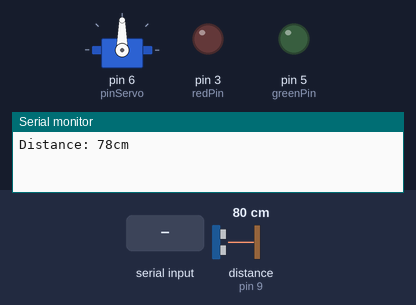
The sketch below on a simulated Arduino Uno, built with avr-gcc and run on an emulated ATmega328P. Shown: servo, output pins drawn as LEDs (lit = HIGH), the last lines printed to the serial monitor. Wiring (inferred from the names in the program): ultrasonic range finder: trigger pin 10; echo pin 9. The inputs (shaded band) are chosen by the test bench; at power-on: distance to the obstacle (sensor on pin 9) 80 cm. The echo pulse lasts 58.3 µs per cm; pins used as bus, display or sensor lines are not drawn.

Above: at 1.2 s.
1.3 s: "1\n" received over Serial
At 3.7 s:
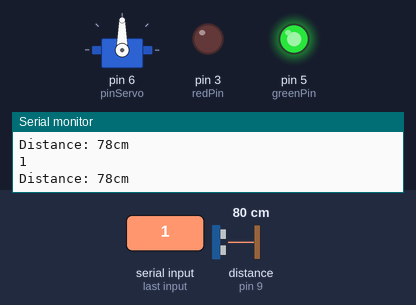
Timing chart, 0 to 5.2 s (numbered marks = the images above; inputs shaded):
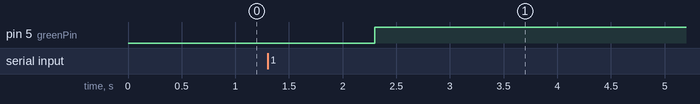

The sketch:

gatemech.ino
```cpp
#include <Servo.h>
Servo Serv;
String myCmd;
int echoPin = 9; //IR sensor digital pin
int pinServo=6; //servo motor pin
int trigPin=10;
int redPin = 3;
int greenPin = 5;
int duration;
int distance;
String one = "1";
String zero ="0";

void setup()
{
   Serv.attach(pinServo);
   pinMode(trigPin, OUTPUT); // Sets the trigPin as an OUTPUT
   pinMode(echoPin, INPUT);
   pinMode(redPin,OUTPUT);
   pinMode(greenPin,OUTPUT);
   Serial.begin(115200);
}

void loop()
{

   digitalWrite(trigPin, LOW);
   delayMicroseconds(2);
   // Sets the trigPin HIGH (ACTIVE) for 10 microseconds
   digitalWrite(trigPin, HIGH);
   delayMicroseconds(10);
   digitalWrite(trigPin, LOW);
   duration = pulseIn(echoPin, HIGH);
   // Calculating the distance
   distance = (duration * 0.034 / 2);
   Serial.print("Distance: ");
   Serial.print(distance);
   Serial.print("cm");
   Serial.println();
   while(Serial.available() == 0)
   {

   }
   myCmd = Serial.readStringUntil('\0');
   myCmd = myCmd.charAt(0);
   Serial.println(myCmd);
   if(myCmd == one)
   {
    if (distance < 12 && distance > 0)
    {
      Serv.write(2);
      digitalWrite(greenPin,LOW);
      digitalWrite(redPin,HIGH);
      delay(1000);
    }
    else
    {
      Serv.write(90);
      digitalWrite(redPin,LOW);
      digitalWrite(greenPin,HIGH);
      delay(8);
    }

   }
 }
```

Measured:
- after the input at 1.3 s, pin 5 (greenPin): LOW → HIGH after 1.0 s
